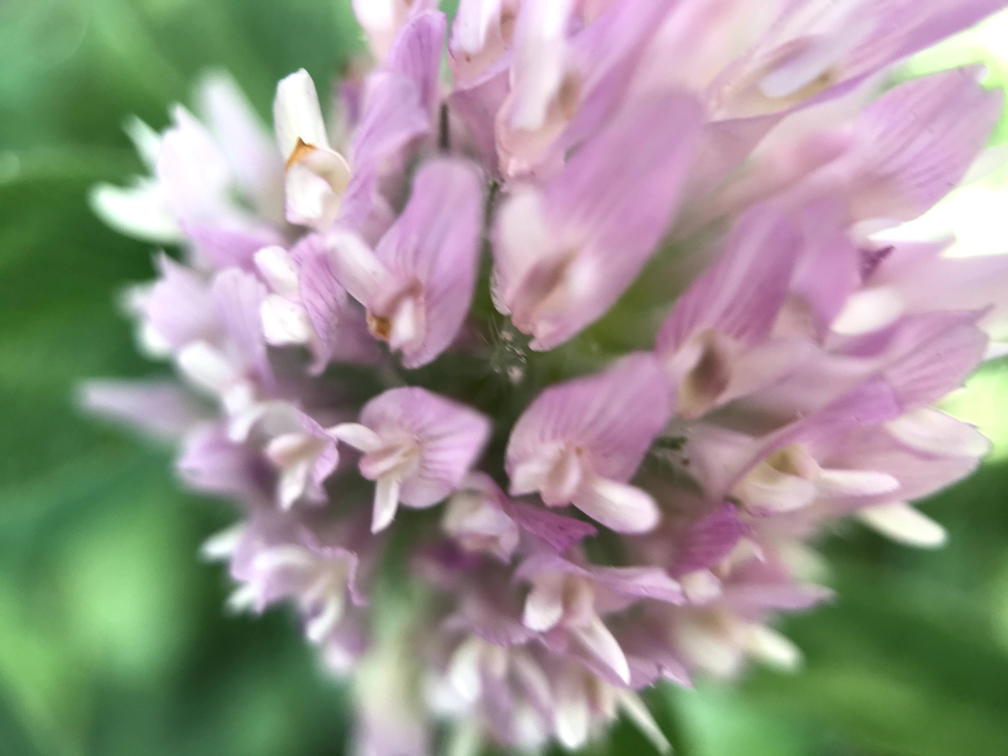
#> input picture gol.jpg, 4032 x 3024 px (shown at 1/4 size)
$ python img_watermarked.py
#> lines starting #> are read from the running program, lines starting #| are printed output that depends on the picture
from PIL import Image
from PIL import ImageDraw, ImageFont

img=Image.open('gol.jpg')
#> img is the input picture: PIL image 4032x3024 RGB; mean R, G, B 154.9, 151.1, 143.7
img_Draw=ImageDraw.Draw(img)

# use a truetype font
font = ImageFont.truetype("Gidole-Regular.ttf", 150)
img_Draw.text((300,550),"""this is the power of python for using font you have to
dawnload it and put it next to the file""", fill=(255,0,0),font=font)
img.save('photow.jpg')
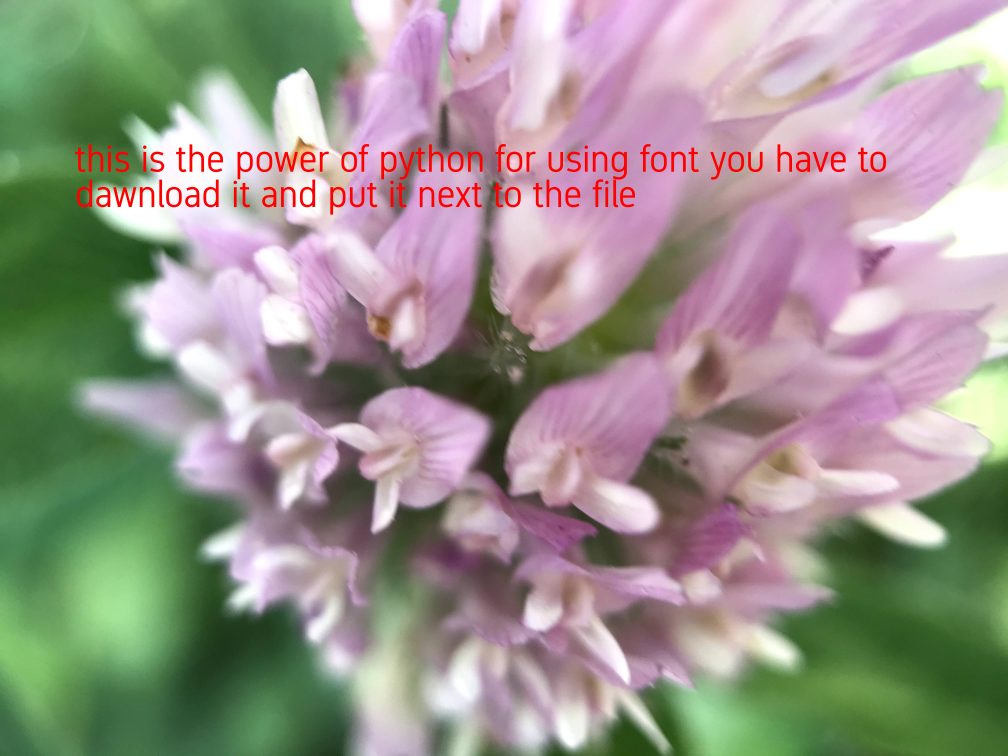
#> saved as photow.jpg: PIL image 4032x3024 RGB (shown at 1/4 size); mean R, G, B 155.5, 149, 141.5
